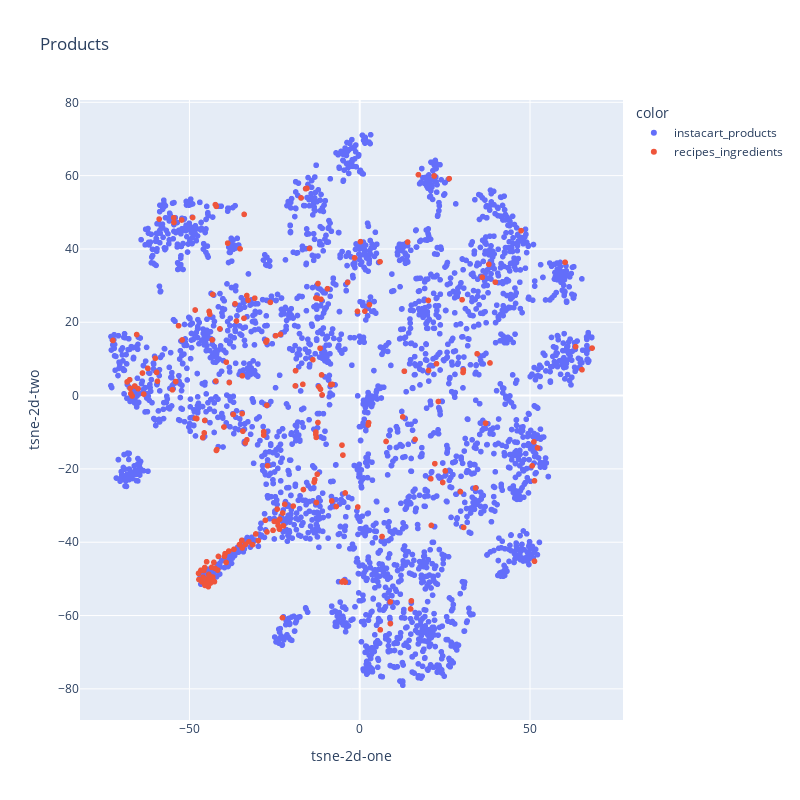

The notebook cell saved with this chart:
### Code cell
fig = px.scatter(df_tsne_data,
                 x="tsne-2d-one", y="tsne-2d-two",
                 color="color",
                 hover_data=['product_names'],
                 title='Products',
                 width=800, height=800)
fig.show()

### Figure 1 — Plotly figure (JSON) as saved in the notebook; plotly's stock layout.template omitted (floating-point values rounded to 4 significant figures; data arrays with more than 128 entries replaced by an {"elided": "..."} marker saying what was removed)
{"data": [{"customdata": {"elided": "2788x1 str values"}, "hovertemplate": "color=instacart_products<br>tsne-2d-one=%{x}<br>tsne-2d-two=%{y}<br>product_names=%{customdata[0]}<extra></extra>", "legendgroup": "instacart_products", "marker": {"color": "#636efa", "symbol": "circle"}, "mode": "markers", "name": "instacart_products", "showlegend": true, "type": "scattergl", "x": {"elided": "2788 float values"}, "xaxis": "x", "y": {"elided": "2788 float values"}, "yaxis": "y"}, {"customdata": {"elided": "212x1 str values"}, "hovertemplate": "color=recipes_ingredients<br>tsne-2d-one=%{x}<br>tsne-2d-two=%{y}<br>product_names=%{customdata[0]}<extra></extra>", "legendgroup": "recipes_ingredients", "marker": {"color": "#EF553B", "symbol": "circle"}, "mode": "markers", "name": "recipes_ingredients", "showlegend": true, "type": "scattergl", "x": {"elided": "212 float values"}, "xaxis": "x", "y": {"elided": "212 float values"}, "yaxis": "y"}], "layout": {"height": 800, "legend": {"title": {"text": "color"}, "tracegroupgap": 0}, "title": {"text": "Products"}, "width": 800, "xaxis": {"anchor": "y", "domain": [0, 1], "title": {"text": "tsne-2d-one"}}, "yaxis": {"anchor": "x", "domain": [0, 1], "title": {"text": "tsne-2d-two"}}}}
